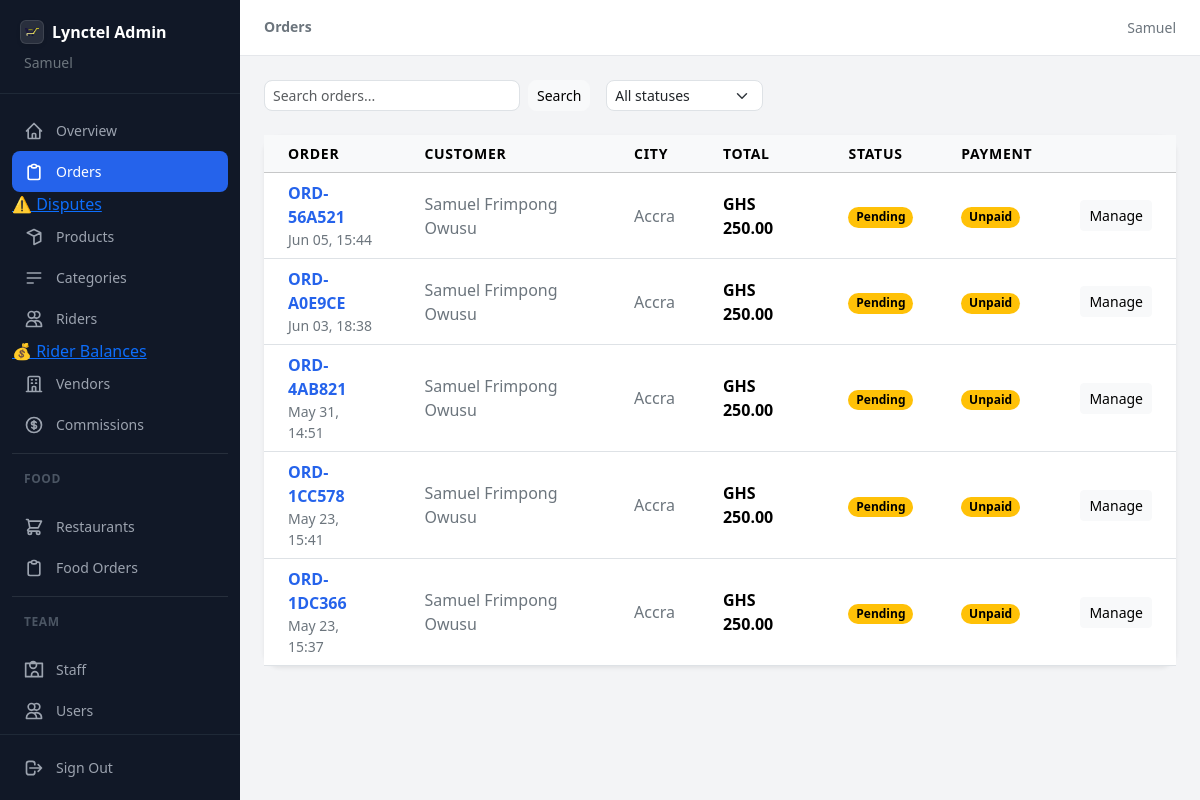
/dashboard/orders/ (signed in), run on the app's committed database.
### ecommerce/models.py (models this page shows, shortened)
class User(AbstractUser):
    class Role(models.TextChoices):
        CUSTOMER = 'customer', _('Customer')
        ADMIN    = 'admin',    _('Admin')
        STAFF    = 'staff',    _('Staff')
        RIDER    = 'rider',    _('Rider')
        VENDOR   = 'vendor',   _('Vendor')
    uuid = models.UUIDField(
        default=uuid.uuid4,
        unique=True,
        editable=False,
        db_index=True,
    )
    role = models.CharField(
        max_length=20,
        choices=Role.choices,
        default=Role.CUSTOMER,
        db_index=True,
    )
    phone_validator = RegexValidator(
        regex=r'^(?:\+233\d{9}|233\d{9}|0\d{9})$',
        message=_(
            "Enter a valid Ghana phone number. "
            "Example: 0558040216 or +233558040216"
        ),
    )
    phone = models.CharField(
        max_length=15,
        unique=True,
        validators=[phone_validator],
        db_index=True,
        blank=True,
        null=True,
    )
    email = models.EmailField(
        unique=True,
        blank=True,
        null=True,
        default=None,
    )
    profile_pic = models.ImageField(
        upload_to='profiles/',
        blank=True,
        null=True,
    )
    address       = models.TextField(blank=True, null=True)
    city          = models.CharField(max_length=100, blank=True, null=True)
    region        = models.CharField(max_length=100, blank=True, null=True)
    country       = models.CharField(max_length=100, default='Ghana')
    date_of_birth = models.DateField(blank=True, null=True)
    bio           = models.TextField(blank=True, null=True)
    is_verified       = models.BooleanField(default=False)
    is_phone_verified = models.BooleanField(default=False)
    is_email_verified = models.BooleanField(default=False)
    created_at = models.DateTimeField(auto_now_add=True)
    updated_at = models.DateTimeField(auto_now=True)
    last_seen  = models.DateTimeField(blank=True, null=True)
    USERNAME_FIELD  = 'phone'
    REQUIRED_FIELDS = ['username']
    objects         = UserManager()
    class Meta:
        ordering = ['-created_at']
        indexes  = [
            models.Index(fields=['role']),
            models.Index(fields=['phone']),
            models.Index(fields=['created_at']),
        ]

### order/models.py (models this page shows, shortened)
class Order(models.Model):
    class Status(models.TextChoices):
        PENDING    = 'pending',    'Pending'
        CONFIRMED  = 'confirmed',  'Confirmed'
        PROCESSING = 'processing', 'Processing'
        READY      = 'ready',      'Ready for Pickup'
        DISPATCHED = 'dispatched', 'Dispatched'
        DELIVERED  = 'delivered',  'Delivered'
        CANCELLED  = 'cancelled',  'Cancelled'
        REFUNDED   = 'refunded',   'Refunded'
    class PaymentStatus(models.TextChoices):
        UNPAID   = 'unpaid',   'Unpaid'
        PAID     = 'paid',     'Paid'
        FAILED   = 'failed',   'Failed'
        REFUNDED = 'refunded', 'Refunded'
    class DeliveryChoice(models.TextChoices):
        RIDER  = 'rider',  'Rider Delivery'
        PICKUP = 'pickup', 'Self Pickup'
        PARCEL = 'parcel', 'Bus / Parcel'
    order_ref = models.CharField(
        max_length=20,
        unique=True,
        editable=False,
        db_index=True
    )
    customer = models.ForeignKey(
        settings.AUTH_USER_MODEL,
        on_delete=models.SET_NULL,
        null=True,
        related_name='orders'
    )
    delivery_choice = models.CharField(
        max_length=10,
        choices=DeliveryChoice.choices,
        default=DeliveryChoice.RIDER,
    )
    delivery_address = models.TextField(blank=True)
    delivery_city    = models.CharField(max_length=100, blank=True)
    delivery_phone   = models.CharField(max_length=20, blank=True)
    delivery_lat = models.FloatField(null=True, blank=True)
    delivery_lng = models.FloatField(null=True, blank=True)
    parcel_bus_station     = models.CharField(max_length=255, blank=True)
    parcel_recipient_phone = models.CharField(max_length=20, blank=True)
    parcel_notes           = models.TextField(blank=True)
    parcel_waybill         = models.CharField(max_length=100, blank=True)
    parcel_dispatched_at   = models.DateTimeField(null=True, blank=True)
    pickup_confirmed_at = models.DateTimeField(null=True, blank=True)
    subtotal     = models.DecimalField(max_digits=10, decimal_places=2, default=0)
    delivery_fee = models.DecimalField(max_digits=10, decimal_places=2, default=0)
    total_amount = models.DecimalField(max_digits=10, decimal_places=2, default=0)
    distance_km  = models.FloatField(null=True, blank=True)
    status         = models.CharField(max_length=15, choices=Status.choices, default=Status.PENDING)
    payment_status = models.CharField(max_length=10, choices=PaymentStatus.choices, default=PaymentStatus.UNPAID)
    customer_note = models.TextField(blank=True)
    order_note    = models.TextField(blank=True)   # alias stored from checkout session
    admin_note    = models.TextField(blank=True)
    hubtel_checkout_id = models.CharField(max_length=200, blank=True, default='')
    hubtel_reference   = models.CharField(max_length=200, blank=True, default='')
    paid_at            = models.DateTimeField(null=True, blank=True)
    created_at   = models.DateTimeField(auto_now_add=True)
    updated_at   = models.DateTimeField(auto_now=True)
    delivered_at = models.DateTimeField(null=True, blank=True)
    class Meta:
        ordering = ['-created_at']

### dashboard/views.py (the view)
# urls.py: path('orders/',                             views.order_list,             name='order_list'),
@admin_required
def order_list(request):
    status = request.GET.get('status', '')
    query  = request.GET.get('q', '').strip()
    orders = Order.objects.select_related('customer').order_by('-created_at')
    if status:
        orders = orders.filter(status=status)
    if query:
        orders = orders.filter(
            Q(order_ref__icontains=query) |
            Q(customer__phone__icontains=query) |
            Q(delivery_city__icontains=query)
        )
    return render(request, 'dashboard/orders/list.html', {
        'orders':         orders,
        'filter_status':  status,
        'query':          query,
        'status_choices': Order.Status.choices,
    })

### templates/dashboard/orders/list.html (shortened to what this page needs)
{% extends "dashboard/base.html" %}
{% block page_title_lg %}Orders{% endblock %}
{% block content %}
<div class="d-flex align-items-center gap-3 mb-4 flex-wrap">
  <form method="GET" class="d-flex gap-2">
    <input type="text" name="q" value="{{ query }}" placeholder="Search orders..."
           class="form-control form-control-sm rounded-3" style="width: 16rem;"/>
    <button class="btn btn-light btn-sm rounded-3">Search</button>
  </form>
  <form method="GET">
    <select name="status" onchange="this.form.submit()" class="form-select form-select-sm rounded-3">
      <option value="">All statuses</option>
    </select>
  </form>
</div>
<div class="card border-0 rounded-2xl shadow-sm">
  <div class="table-responsive">
    <table class="table table-hover table-sm mb-0 align-middle">
      <thead class="table-light">
        <tr class="small text-secondary text-uppercase tracking-wide">
          <th class="px-4 py-2">Order</th>
          <th class="px-4 py-2 d-none d-md-table-cell">Customer</th>
          <th class="px-4 py-2 d-none d-md-table-cell">City</th>
          <th class="px-4 py-2">Total</th>
          <th class="px-4 py-2">Status</th>
          <th class="px-4 py-2 d-none d-md-table-cell">Payment</th>
          <th class="px-4 py-2 text-end"></th>
        </tr>
      </thead>
      <tbody>
        {% for order in orders %}
        <tr>
          <td class="px-4 py-2">
            <p class="fw-bold text-brand mb-0">{{ order.order_ref }}</p>
            <p class="small text-secondary mb-0">{{ order.created_at|date:"M d, H:i" }}</p>
          </td>
          <td class="px-4 py-2 text-secondary d-none d-md-table-cell">
            {{ order.customer.get_full_name|default:order.customer.phone|default:"—" }}
          </td>
          <td class="px-4 py-2 text-secondary d-none d-md-table-cell">{{ order.delivery_city }}</td>
          <td class="px-4 py-2 fw-bold">GHS {{ order.total_amount }}</td>
          <td class="px-4 py-2">
            <span class="badge rounded-pill
              {% if order.status == 'delivered' %}text-bg-success
              {% elif order.status == 'dispatched' %}text-bg-primary
              {% elif order.status == 'cancelled' %}text-bg-danger
              {% elif order.status == 'pending' %}text-bg-warning
              {% else %}text-bg-secondary{% endif %}">
              {{ order.get_status_display }}
            </span>
          </td>
          <td class="px-4 py-2 d-none d-md-table-cell">
            <span class="badge rounded-pill
              {% if order.payment_status == 'paid' %}text-bg-success
              {% elif order.payment_status == 'failed' %}text-bg-danger
              {% else %}text-bg-warning{% endif %}">
              {{ order.get_payment_status_display }}
            </span>
          </td>
          <td class="px-4 py-2 text-end">
            <a href="{% url 'dashboard:order_detail' order.pk %}" class="btn btn-sm btn-light">
              Manage
            </a>
          </td>
        </tr>
        {% empty %}
        <tr>
          <td colspan="7" class="px-4 py-5 text-center text-secondary">No orders yet.</td>
        </tr>
        {% endfor %}
      </tbody>
    </table>
  </div>
</div>
{% endblock %}

### templates/dashboard/base.html (shortened to what this page needs)
<!DOCTYPE html>
<html lang="en">
<head>
  {% load static %}
  <link href="https://cdn.jsdelivr.net/npm/bootstrap@5.3.3/dist/css/bootstrap.min.css" rel="stylesheet"/>
  <link rel="stylesheet" href="{% static 'css/dashboard-admin.css' %}"/>
</head>
<body class="bg-body-tertiary">
<div class="dash-sidebar" id="sidebar">
  <div class="dash-sidebar-header">
    <a href="{% url 'dashboard:home' %}" class="d-flex align-items-center gap-2 text-decoration-none fw-bold fs-6">
      <img src="{% static 'logo.png' %}"
           alt="Lynctel Logo"
           class="icon-6 rounded object-fit-contain bg-white bg-opacity-10 border border-white border-opacity-10 p-1 shadow-sm">
      <span class="text-white">Lynctel Admin</span>
    </a>
    <p class="small text-secondary mt-2 mb-0 ps-1">{{ request.user.get_full_name }}</p>
  </div>
  <nav class="dash-sidebar-nav">
    {% with request.resolver_match.url_name as url_name %}
    <a href="{% url 'dashboard:home' %}"
       class="dash-nav-link {% if url_name == 'home' %}active{% endif %}">
      <svg class="icon-5" fill="none" stroke="currentColor" viewBox="0 0 24 24">
        <path stroke-linecap="round" stroke-linejoin="round" stroke-width="2"
              d="M3 12l2-2m0 0l7-7 7 7M5 10v10a1 1 0 001 1h3m10-11l2 2m-2-2v10a1 1 0 01-1 1h-3m-6 0a1 1 0 001-1v-4a1 1 0 011-1h2a1 1 0 011 1v4a1 1 0 001 1m-6 0h6"/>
      </svg>
      Overview
    </a>
    <a href="{% url 'dashboard:order_list' %}"
       class="dash-nav-link {% if 'order' in url_name and 'food' not in url_name %}active{% endif %}">
      <svg class="icon-5" fill="none" stroke="currentColor" viewBox="0 0 24 24">
        <path stroke-linecap="round" stroke-linejoin="round" stroke-width="2"
              d="M9 5H7a2 2 0 00-2 2v12a2 2 0 002 2h10a2 2 0 002-2V7a2 2 0 00-2-2h-2M9 5a2 2 0 002 2h2a2 2 0 002-2M9 5a2 2 0 012-2h2a2 2 0 012 2"/>
      </svg>
      Orders
    </a>
      <a href="{% url 'order:staff_disputes' %}">
        ⚠️ Disputes
      </a>
    <a href="{% url 'dashboard:product_list' %}"
       class="dash-nav-link {% if 'product' in url_name %}active{% endif %}">
      <svg class="icon-5" fill="none" stroke="currentColor" viewBox="0 0 24 24">
        <path stroke-linecap="round" stroke-linejoin="round" stroke-width="2"
              d="M20 7l-8-4-8 4m16 0l-8 4m8-4v10l-8 4m0-10L4 7m8 4v10"/>
      </svg>
      Products
    </a>
    <a href="{% url 'dashboard:category_list' %}"
       class="dash-nav-link {% if 'category' in url_name %}active{% endif %}">
      <svg class="icon-5" fill="none" stroke="currentColor" viewBox="0 0 24 24">
        <path stroke-linecap="round" stroke-linejoin="round" stroke-width="2" d="M4 6h16M4 12h16M4 18h7"/>
      </svg>
      Categories
    </a>
    <a href="{% url 'dashboard:rider_list' %}"
       class="dash-nav-link {% if 'rider' in url_name %}active{% endif %}">
      <svg class="icon-5" fill="none" stroke="currentColor" viewBox="0 0 24 24">
        <path stroke-linecap="round" stroke-linejoin="round" stroke-width="2"
              d="M12 4.354a4 4 0 110 5.292M15 21H3v-1a6 6 0 0112 0v1zm0 0h6v-1a6 6 0 00-9-5.197M13 7a4 4 0 11-8 0 4 4 0 018 0z"/>
      </svg>
      Riders
    </a>
      <a href="{% url 'rider:admin_balances' %}">
        💰 Rider Balances
      </a>
    <a href="{% url 'dashboard:vendor_list' %}"
       class="dash-nav-link {% if 'vendor' in url_name and 'food' not in url_name and 'commission' not in url_name %}active{% endif %}">
      <svg class="icon-5" fill="none" stroke="currentColor" viewBox="0 0 24 24">
        <path stroke-linecap="round" stroke-linejoin="round" stroke-width="2"
              d="M19 21V5a2 2 0 00-2-2H7a2 2 0 00-2 2v16m14 0h2m-2 0h-5m-9 0H3m2 0h5M9 7h1m-1 4h1m4-4h1m-1 4h1m-5 10v-5a1 1 0 011-1h2a1 1 0 011 1v5m-4 0h4"/>
      </svg>
      Vendors
    </a>
    <a href="{% url 'dashboard:commission_overview' %}"
       class="dash-nav-link {% if 'commission' in url_name %}active{% endif %}">
      Commissions
    </a>
    <hr class="border-secondary my-2 opacity-25"/>
    <p class="dash-nav-section">Food</p>
    <a href="{% url 'dashboard:food_vendor_list' %}"
       class="dash-nav-link {% if 'food_vendor' in url_name %}active{% endif %}">
      <svg class="icon-5" fill="none" stroke="currentColor" viewBox="0 0 24 24">
        <path stroke-linecap="round" stroke-linejoin="round" stroke-width="2"
              d="M3 3h2l.4 2M7 13h10l4-8H5.4M7 13L5.4 5M7 13l-2.293 2.293c-.63.63-.184 1.707.707 1.707H17m0 0a2 2 0 100 4 2 2 0 000-4zm-8 2a2 2 0 11-4 0 2 2 0 014 0z"/>
      </svg>
      Restaurants
    </a>
    <a href="{% url 'dashboard:food_orders' %}"
       class="dash-nav-link {% if 'food_orders' in url_name %}active{% endif %}">
      <svg class="icon-5" fill="none" stroke="currentColor" viewBox="0 0 24 24">
        <path stroke-linecap="round" stroke-linejoin="round" stroke-width="2"
              d="M9 5H7a2 2 0 00-2 2v12a2 2 0 002 2h10a2 2 0 002-2V7a2 2 0 00-2-2h-2M9 5a2 2 0 002 2h2a2 2 0 002-2M9 5a2 2 0 012-2h2a2 2 0 012 2"/>
      </svg>
      Food Orders
    </a>
    <hr class="border-secondary my-2 opacity-25"/>
    <p class="dash-nav-section">Team</p>
    <a href="{% url 'dashboard:staff_list' %}"
       class="dash-nav-link {% if 'staff' in url_name %}active{% endif %}">
      <svg class="icon-5" fill="none" stroke="currentColor" viewBox="0 0 24 24">
        <path stroke-linecap="round" stroke-linejoin="round" stroke-width="2"
              d="M17 20h5V4H2v16h5m10 0v-2a4 4 0 00-8 0v2m8 0H7m4-10a4 4 0 110-8 4 4 0 010 8z"/>
      </svg>
      Staff
    </a>
    <a href="{% url 'dashboard:user_list' %}"
       class="dash-nav-link {% if 'user' in url_name %}active{% endif %}">
      <svg class="icon-5" fill="none" stroke="currentColor" viewBox="0 0 24 24">
        <path stroke-linecap="round" stroke-linejoin="round" stroke-width="2"
              d="M12 4.354a4 4 0 110 5.292M15 21H3v-1a6 6 0 0112 0v1zm0 0h6v-1a6 6 0 00-9-5.197M13 7a4 4 0 11-8 0 4 4 0 018 0z"/>
      </svg>
      Users
    </a>
    {% endwith %}
  </nav>
  <div class="dash-sidebar-footer">
    <a href="{% url 'accounts:logout' %}" class="dash-nav-link text-danger-hover">
      <svg class="icon-5" fill="none" stroke="currentColor" viewBox="0 0 24 24">
        <path stroke-linecap="round" stroke-linejoin="round" stroke-width="2"
              d="M17 16l4-4m0 0l-4-4m4 4H7m6 4v1a3 3 0 01-3 3H6a3 3 0 01-3-3V7a3 3 0 013-3h4a3 3 0 013 3v1"/>
      </svg>
      Sign Out
    </a>
  </div>
</div>
<div class="dash-content-area">
  <header class="dash-topbar">
    <h1 class="small fw-semibold text-secondary mb-0 d-none d-lg-block">{% block page_title_lg %}{% endblock %}</h1>
    <span class="small text-secondary d-none d-md-block">{{ request.user.get_full_name|default:request.user.phone }}</span>
  </header>
  <main class="dash-main">
    {% block content %}{% endblock %}
  </main>
</div>
</body>
</html>

### data on the page
User: user.get_full_name "Samuel"
Order: order_ref "ORD-56A521", created_at "Jun 05, 15:44", customer.get_full_name "Samuel Frimpong Owusu", delivery_city "Accra", total_amount "250.00", status "Pending", payment_status "Unpaid"
Order: order_ref "ORD-A0E9CE", created_at "Jun 03, 18:38", customer.get_full_name "Samuel Frimpong Owusu", delivery_city "Accra", total_amount "250.00", status "Pending", payment_status "Unpaid"
Order: order_ref "ORD-4AB821", created_at "May 31, 14:51", customer.get_full_name "Samuel Frimpong Owusu", delivery_city "Accra", total_amount "250.00", status "Pending", payment_status "Unpaid"
Order: order_ref "ORD-1CC578", created_at "May 23, 15:41", customer.get_full_name "Samuel Frimpong Owusu", delivery_city "Accra", total_amount "250.00", status "Pending", payment_status "Unpaid"
Order: order_ref "ORD-1DC366", created_at "May 23, 15:37", customer.get_full_name "Samuel Frimpong Owusu", delivery_city "Accra", total_amount "250.00", status "Pending", payment_status "Unpaid"
